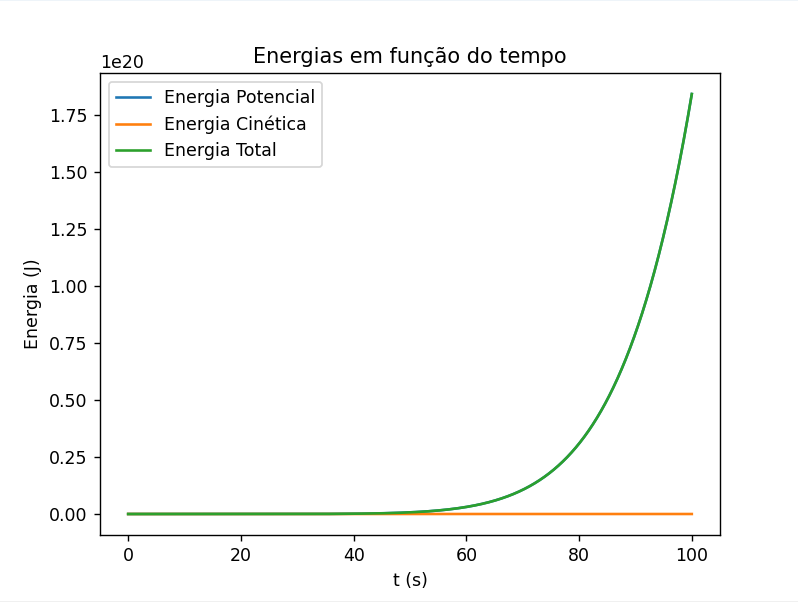

Reproduce this figure in Python.
import numpy as np
import matplotlib.pyplot as plt

m = 0.5
k = 2 / m**4
dt = 0.01
g = 9.80

t = np.arange(0, 100, dt)
x = np.zeros(t.size)
v = np.zeros(t.size)

Et = np.zeros(t.size)
Ec = np.zeros(t.size)
Ep = np.zeros(t.size)
Fx = np.zeros(t.size)

for i in range(0, t.size - 1):
    v[i+1] = v[i] + g * dt
    x[i+1] = x[i] + v[i] * dt

    Ep[i] = k * ((x[i] - 0.5)**2) * (x[i] + 0.5)**2 
    Fx[i] = -4 * k * (x[i])**3 + k * x[i]
    Ec[i] = 0.5 * m * v[i]**2

    Et[i] = Ec[i] + Ep[i]


plt.plot(t[:-1], Ep[:-1], label = "Energia Potencial")
plt.plot(t[:-1], Ec[:-1], label = "Energia Cinética")
plt.plot(t[:-1], Et[:-1], label = "Energia Total")

plt.title("Energias em função do tempo")
plt.xlabel("t (s)")
plt.ylabel("Energia (J)")
plt.legend()
plt.show()
